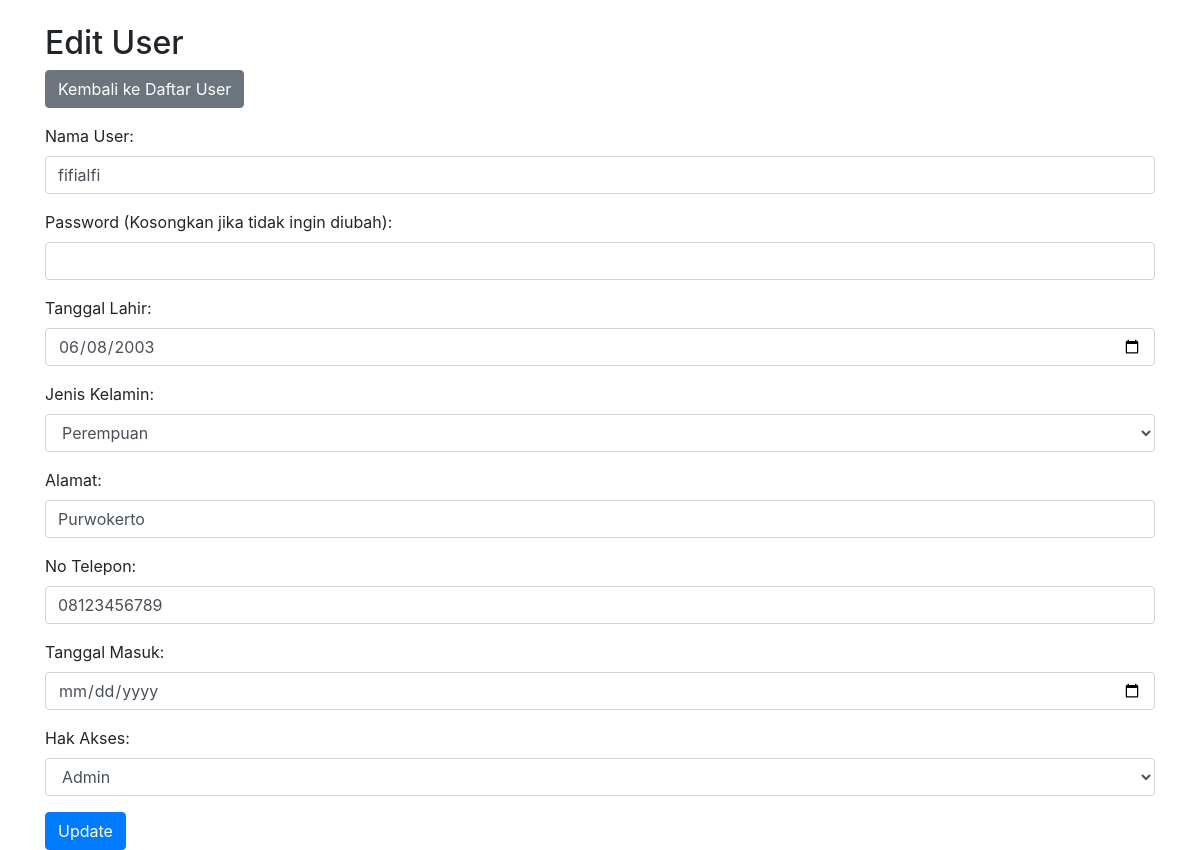
Screenshot of /edit_user.php?id=1 with the database file from the repository.
### tables this page shows
CREATE TABLE user (
  id_user INT(11) NOT NULL AUTO_INCREMENT,
  username VARCHAR(50) UNIQUE NOT NULL,
  password VARCHAR(50) NOT NULL,
  tanggal_lahir DATE NOT NULL,
  jenis_kelamin CHAR(1) NOT NULL CHECK (jenis_kelamin IN ('L', 'P')),
  alamat VARCHAR(50) NOT NULL,
  no_telp VARCHAR(15) NOT NULL,
  tanggal_masuk DATETIME NOT NUll,
  hak_akses ENUM('admin', 'user') DEFAULT 'user',
  PRIMARY KEY (id_user)
);

### edit_user.php (the view, shortened to what this page needs)
<!DOCTYPE html>
<html lang="en">
<head>
    <link rel="stylesheet" href="https://stackpath.bootstrapcdn.com/bootstrap/4.5.2/css/bootstrap.min.css">
</head>
<body>
<div class="container">
    <h2 class="mt-4">Edit User</h2>
    <a href="user.php" class="btn btn-secondary mb-3">Kembali ke Daftar User</a>
    <?php
    include 'koneksi.php';
    if (isset($_GET['id'])) {
        $id_user = $_GET['id'];
        $sql = "SELECT * FROM user WHERE id_user = $id_user";
        $result = $conn->query($sql);
        if ($result->num_rows > 0) {
            $row = $result->fetch_assoc();
        } else {
            echo "<div class='alert alert-danger'>User tidak ditemukan.</div>";
            exit();
        }
    } else {
        echo "<div class='alert alert-danger'>ID User tidak ditemukan.</div>";
        exit();
    }
    ?>
    <form action="" method="post">
        <div class="form-group">
            <label for="username">Nama User:</label>
            <input type="text" class="form-control" id="username" name="username" value="<?php echo $row['username']; ?>" required>
        </div>
        <div class="form-group">
            <label for="password">Password (Kosongkan jika tidak ingin diubah):</label>
            <input type="password" class="form-control" id="password" name="password">
        </div>
        <div class="form-group">
            <label for="tanggal_lahir">Tanggal Lahir:</label>
            <input type="date" class="form-control" id="tanggal_lahir" name="tanggal_lahir" value="<?php echo $row['tanggal_lahir']; ?>" required>
        </div>
        <div class="form-group">
            <label for="jenis_kelamin">Jenis Kelamin:</label>
            <select class="form-control" id="jenis_kelamin" name="jenis_kelamin" required>
                <option value="P" <?php echo ($row['jenis_kelamin'] == 'P') ? 'selected' : ''; ?>>Perempuan</option>
            </select>
        </div>
        <div class="form-group">
            <label for="alamat">Alamat:</label>
            <input type="text" class="form-control" id="alamat" name="alamat" value="<?php echo $row['alamat']; ?>" required>
        </div>
        <div class="form-group">
            <label for="no_telp">No Telepon:</label>
            <input type="text" class="form-control" id="no_telp" name="no_telp" value="<?php echo $row['no_telp']; ?>" required>
        </div>
        <div class="form-group">
            <label for="tanggal_masuk">Tanggal Masuk:</label>
            <input type="date" class="form-control" id="tanggal_masuk" name="tanggal_masuk" value="<?php echo $row['tanggal_masuk']; ?>" required>
        </div>
        <div class="form-group">
            <label for="hak_akses">Hak Akses:</label>
            <select class="form-control" id="hak_akses" name="hak_akses" required>
                <option value="admin" <?php echo ($row['hak_akses'] == "admin") ? "selected" : ""; ?>>Admin</option>
            </select>
        </div>
        <button type="submit" class="btn btn-primary">Update</button>
    </form>
</div>
</body>
</html>

### rows the page displays
user: username "fifialfi", tanggal_lahir "06/08/2003", jenis_kelamin "Perempuan", alamat "Purwokerto", no_telp "08123456789", hak_akses "Admin"
